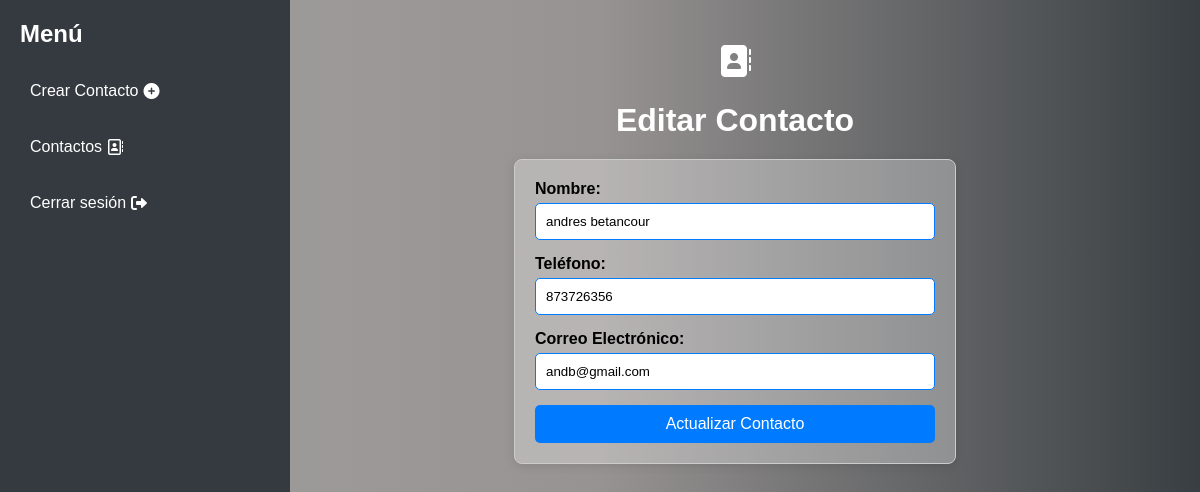
/editar_contacto.php?id=6 (signed in), run on the app's committed database.
### tables this page shows
CREATE TABLE `contactos` (
  `id` int(11) NOT NULL,
  `usuario_id` int(11) NOT NULL,
  `nombre` varchar(100) NOT NULL,
  `telefono` varchar(20) DEFAULT NULL,
  `correo` varchar(100) DEFAULT NULL,
  `fecha_creacion` timestamp NOT NULL DEFAULT current_timestamp()
);

### editar_contacto.php (the view, shortened to what this page needs)
<?php
include('config.php');
$contacto = null;
if (isset($_GET['id'])) {
    $id = $_GET['id'];
    try {
        $sql = "SELECT * FROM contactos WHERE id = :id AND usuario_id = :usuario_id";
        $stmt = $pdo->prepare($sql);
        $stmt->bindParam(':id', $id);
        $usuario_id = $_SESSION['usuario_id'];
        $stmt->bindParam(':usuario_id', $usuario_id);
        $stmt->execute();
        $contacto = $stmt->fetch(PDO::FETCH_ASSOC);
    } catch (PDOException $e) {
        $mensaje = "Error: " . $e->getMessage();
    }
}
$content = '<h2 class="title">Editar Contacto</h2>';
if ($contacto) {
    $content .= '
    <form action="editar_contacto.php" method="post">
        <input type="hidden" name="id" value="' . htmlspecialchars($contacto['id']) . '">
        <label for="nombre">Nombre:</label>
        <input type="text" id="nombre" name="nombre" value="' . htmlspecialchars($contacto['nombre']) . '" required>
        <label for="telefono">Teléfono:</label>
        <input type="text" id="telefono" name="telefono" value="' . htmlspecialchars($contacto['telefono']) . '" required>
        <label for="correo">Correo Electrónico:</label>
        <input type="email" id="correo" name="correo" value="' . htmlspecialchars($contacto['correo']) . '" required>
        <input type="submit" value="Actualizar Contacto">
    </form>';
}
include('layout.php');
?>

### css/layout.css (style rules this page uses)
body { background: linear-gradient(to right, #a1a1a0, #979392, #383e42, #42698c, #004f7c, #007cb0, #c5c7c4); background-size: 300% 300%; animation: gradientAnimation 15s ease infinite; font-family: Arial, sans-serif; margin: 0; padding: 0; }
.title { text-align: center; margin: 20px 0; font-size: 2em; color: #ffffff; }

### css/contactos.css (style rules this page uses)
form { display: flex; flex-direction: column; max-width: 400px; margin: 20px auto; padding: 20px; border: 1px solid #ccc; border-radius: 8px; background-color: rgba(255, 255, 255, 0.3); box-shadow: 0 2px 10px rgba(0, 0, 0, 0.1); }
label { margin-bottom: 5px; font-weight: bold; }
input[type="text"], input[type="email"] { margin-bottom: 15px; padding: 10px; border: 1px solid #007bff; border-radius: 5px; transition: border-color 0.3s; }
input[type="submit"] { background-color: #007bff; color: white; border: none; padding: 10px; border-radius: 5px; cursor: pointer; font-size: 16px; transition: background-color 0.3s; }
.title { text-align: center; margin: 20px 0; font-size: 2em; color: #ffffff; }

### data on the page
contactos: nombre "andres betancour", telefono "873726356", correo "andb@gmail.com"
